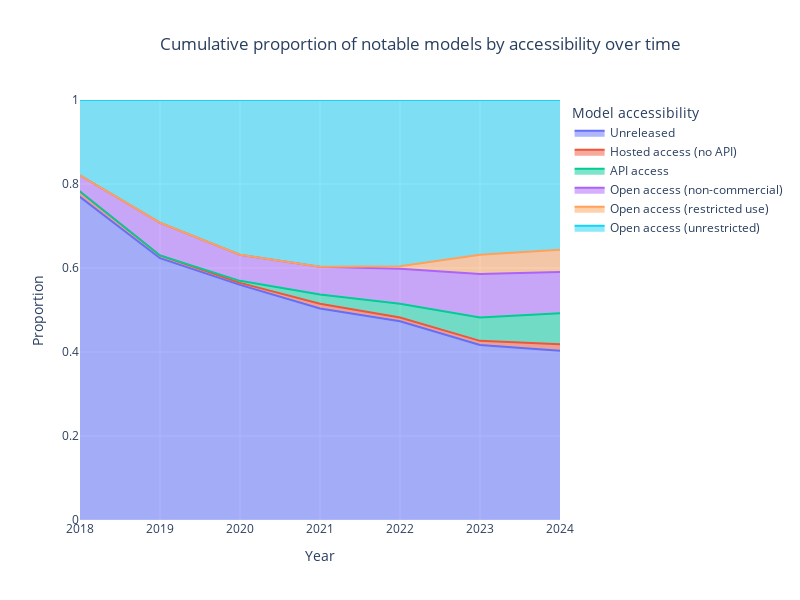

The cell this chart's notebook holds for it:
### Markdown cell above
This chart shows the proportions over time more clearly - open weights have never been very rare (at least 10%). But open models have become much more common over time, making up around half of models today. The large majority of those are permissively licensed ("Open access (unrestricted)") even today but open with restrictions has become more common over time.

### Code cell
fig = px.area(normalized_counts_notable, x='Year', y='proportion', color='Model accessibility', line_group='Model accessibility',
              labels={'proportion': 'Proportion', 'Year': 'Year'},
              title='Cumulative proportion of notable models by accessibility over time')

fig.update_yaxes(range=[0, 1])
fig.update_xaxes(range=[2018, 2024])
fig.update_layout(
    autosize=False,
    width=800,
    height=600,
    title_x=0.2,
)

save_plot(fig, results_dir, f'notable_model_proportion_by_accessibility')

fig.show()

### Figure 1 — Plotly figure (JSON) as saved in the notebook; plotly's stock layout.template omitted (floating-point values rounded to 4 significant figures)
{"data": [{"fillpattern": {"shape": ""}, "hovertemplate": "Model accessibility=Unreleased<br>Year=%{x}<br>Proportion=%{y}<extra></extra>", "legendgroup": "Unreleased", "line": {"color": "#636efa"}, "marker": {"symbol": "circle"}, "mode": "lines", "name": "Unreleased", "orientation": "v", "showlegend": true, "stackgroup": "1", "type": "scatter", "x": [2015, 2016, 2017, 2018, 2019, 2020, 2021, 2022, 2023, 2024], "xaxis": "x", "y": [0.7778, 0.7391, 0.8372, 0.7692, 0.6234, 0.5598, 0.5037, 0.4732, 0.4169, 0.4031], "yaxis": "y"}, {"fillpattern": {"shape": ""}, "hovertemplate": "Model accessibility=Hosted access (no API)<br>Year=%{x}<br>Proportion=%{y}<extra></extra>", "legendgroup": "Hosted access (no API)", "line": {"color": "#EF553B"}, "marker": {"symbol": "circle"}, "mode": "lines", "name": "Hosted access (no API)", "orientation": "v", "showlegend": true, "stackgroup": "1", "type": "scatter", "x": [2015, 2016, 2017, 2018, 2019, 2020, 2021, 2022, 2023, 2024], "xaxis": "x", "y": [0, 0.04348, 0.02326, 0.01282, 0.006494, 0.004785, 0.01103, 0.008929, 0.009639, 0.01559], "yaxis": "y"}, {"fillpattern": {"shape": ""}, "hovertemplate": "Model accessibility=API access<br>Year=%{x}<br>Proportion=%{y}<extra></extra>", "legendgroup": "API access", "line": {"color": "#00cc96"}, "marker": {"symbol": "circle"}, "mode": "lines", "name": "API access", "orientation": "v", "showlegend": true, "stackgroup": "1", "type": "scatter", "x": [2015, 2016, 2017, 2018, 2019, 2020, 2021, 2022, 2023, 2024], "xaxis": "x", "y": [0, 0, 0, 0, 0, 0.004785, 0.02206, 0.03274, 0.05542, 0.0735], "yaxis": "y"}, {"fillpattern": {"shape": ""}, "hovertemplate": "Model accessibility=Open access (non-commercial)<br>Year=%{x}<br>Proportion=%{y}<extra></extra>", "legendgroup": "Open access (non-commercial)", "line": {"color": "#ab63fa"}, "marker": {"symbol": "circle"}, "mode": "lines", "name": "Open access (non-commercial)", "orientation": "v", "showlegend": true, "stackgroup": "1", "type": "scatter", "x": [2015, 2016, 2017, 2018, 2019, 2020, 2021, 2022, 2023, 2024], "xaxis": "x", "y": [0, 0.08696, 0.04651, 0.03846, 0.07792, 0.0622, 0.06618, 0.08333, 0.1036, 0.098], "yaxis": "y"}, {"fillpattern": {"shape": ""}, "hovertemplate": "Model accessibility=Open access (restricted use)<br>Year=%{x}<br>Proportion=%{y}<extra></extra>", "legendgroup": "Open access (restricted use)", "line": {"color": "#FFA15A"}, "marker": {"symbol": "circle"}, "mode": "lines", "name": "Open access (restricted use)", "orientation": "v", "showlegend": true, "stackgroup": "1", "type": "scatter", "x": [2015, 2016, 2017, 2018, 2019, 2020, 2021, 2022, 2023, 2024], "xaxis": "x", "y": [0, 0, 0, 0, 0, 0, 0, 0.005952, 0.04578, 0.05345], "yaxis": "y"}, {"fillpattern": {"shape": ""}, "hovertemplate": "Model accessibility=Open access (unrestricted)<br>Year=%{x}<br>Proportion=%{y}<extra></extra>", "legendgroup": "Open access (unrestricted)", "line": {"color": "#19d3f3"}, "marker": {"symbol": "circle"}, "mode": "lines", "name": "Open access (unrestricted)", "orientation": "v", "showlegend": true, "stackgroup": "1", "type": "scatter", "x": [2015, 2016, 2017, 2018, 2019, 2020, 2021, 2022, 2023, 2024], "xaxis": "x", "y": [0.2222, 0.1304, 0.09302, 0.1795, 0.2922, 0.3684, 0.3971, 0.3958, 0.3687, 0.3563], "yaxis": "y"}], "layout": {"autosize": false, "height": 600, "legend": {"title": {"text": "Model accessibility"}, "tracegroupgap": 0}, "title": {"text": "Cumulative proportion of notable models by accessibility over time", "x": 0.2}, "width": 800, "xaxis": {"anchor": "y", "domain": [0, 1], "range": [2018, 2024], "title": {"text": "Year"}}, "yaxis": {"anchor": "x", "domain": [0, 1], "range": [0, 1], "title": {"text": "Proportion"}}}}
